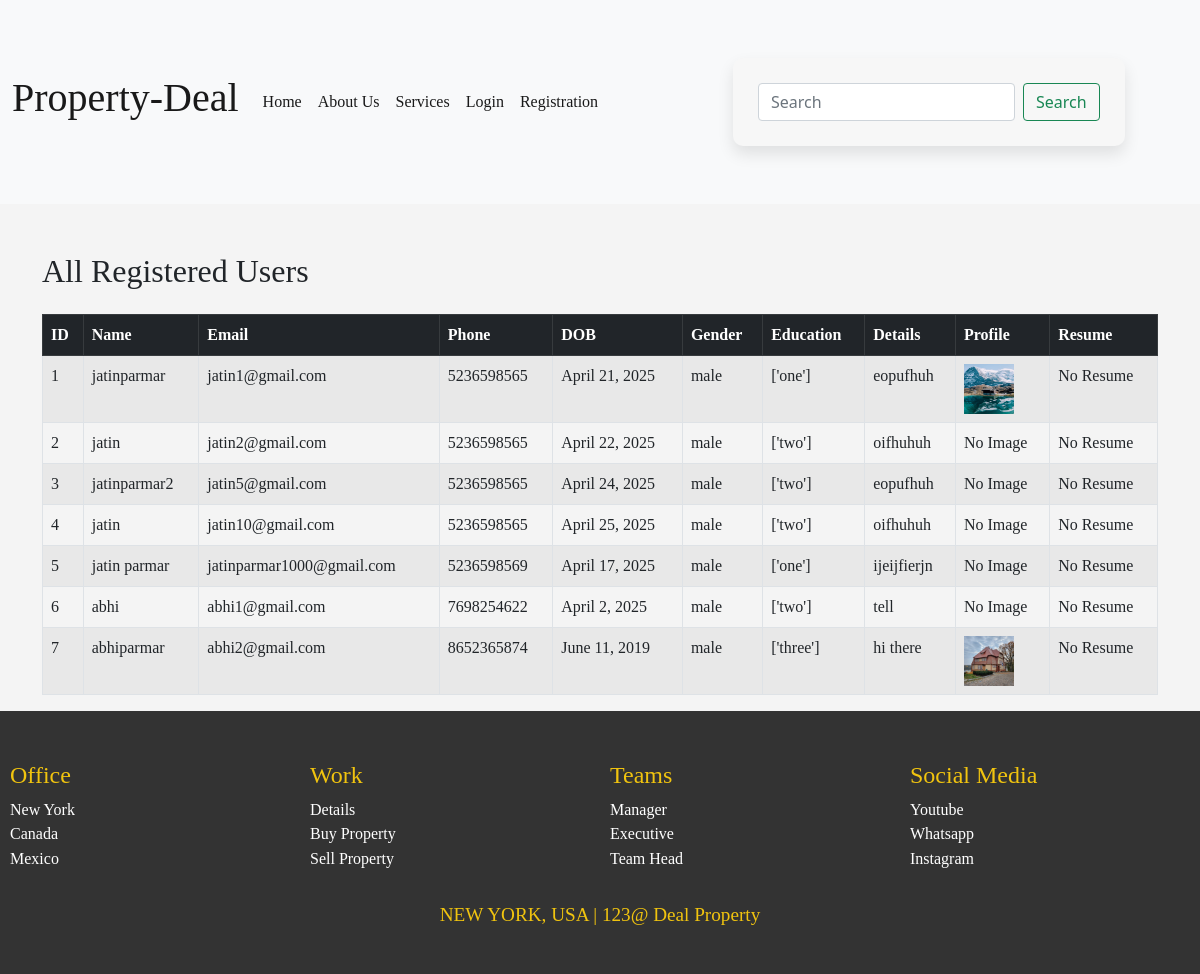
/alldata/, run on an earlier commit of the app's database.
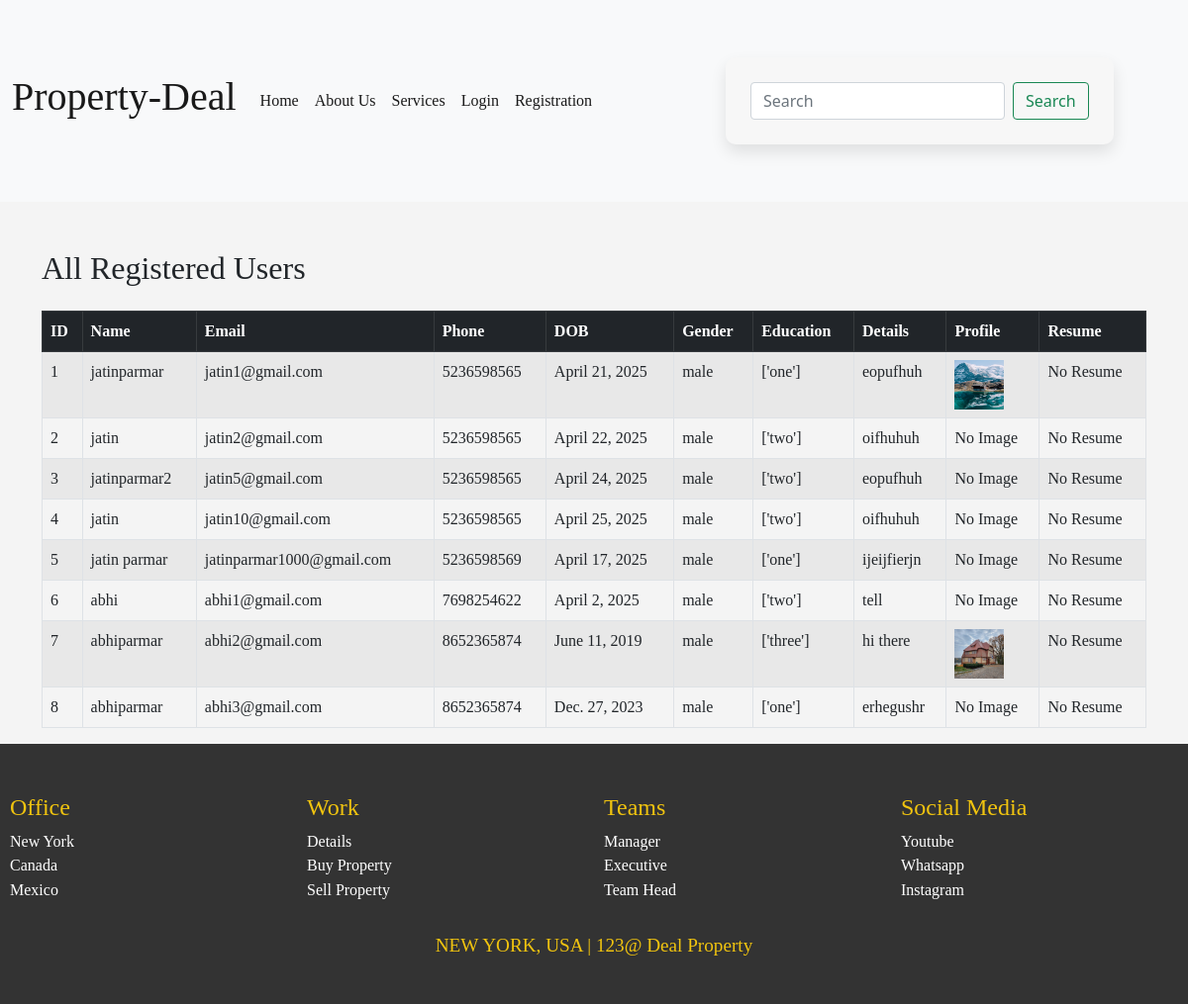
And on a later commit of the database.
### app/models.py (models this page shows)
class Students(models.Model):
    stuname     =   models.CharField(max_length=50)
    stuemial    =   models.EmailField()
    studetails  =   models.CharField(max_length=300)
    stuphone    =   models.IntegerField()
    studob      =   models.DateField()
    stuedu      =   models.CharField(max_length=50)
    stugender   =   models.CharField(max_length=50)
    stuimage    =   models.ImageField(upload_to='image/')
    sturesume   =   models.FileField(upload_to='file/')
    stupass     =   models.CharField(max_length=50)

### app/views.py (the view)
# urls.py: path('alldata/', views.alldata, name='alldata'),
def alldata(request):
    users = Students.objects.all()
    return render(request, 'alldata.html', {'users': users})

### app/templates/alldata.html (shortened to what this page needs)
{% extends "base.html" %}
{% load static %}
{% block css %}
 <link rel="stylesheet" href="{% static 'css/style.css' %}">
{% endblock %}
{% block content %}
<div class="container mt-5">
    <h2 class="mb-4">All Registered Users</h2>
    <table class="table table-striped table-bordered">
      <thead class="table-dark">
        <tr>
          <th>ID</th>
          <th>Name</th>
          <th>Email</th>
          <th>Phone</th>
          <th>DOB</th>
          <th>Gender</th>
          <th>Education</th>
          <th>Details</th>
          <th>Profile</th>
          <th>Resume</th>
        </tr>
      </thead>
      <tbody>
        {% for user in users %}
        <tr>
          <td>{{ user.id }}</td>
          <td>{{ user.stuname }}</td>
          <td>{{ user.stuemial }}</td>
          <td>{{ user.stuphone }}</td>
          <td>{{ user.studob }}</td>
          <td>{{ user.stugender }}</td>
          <td>{{ user.stuedu }}</td>
          <td>{{ user.studetails }}</td>
          <td>
            {% if user.stuimage %}
              <img src="{{ user.stuimage.url }}" width="50" height="50">
            {% else %}
              No Image
            {% endif %}
          </td>
          <td>
            {% if user.sturesume %}
              <a href="{{ user.sturesume.url }}" target="_blank">Download</a>
            {% else %}
              No Resume
            {% endif %}
          </td>
        </tr>
        {% endfor %}
      </tbody>
    </table>
  </div>
{% endblock%}

### app/templates/base.html (shortened to what this page needs)
<!doctype html>
<html lang="en">
  <head>
    <link href="https://cdn.jsdelivr.net/npm/bootstrap@5.0.2/dist/css/bootstrap.min.css" rel="stylesheet">
    {% load static %}
    {% block css %}{% endblock %}
  </head>
  <body>
    <nav class="navbar navbar-expand-lg navbar-light bg-light">
      {% if userdata %}
        <div class="container-fluid">
          <a class="navbar-brand" href="#"><h1><span>P</span>roperty-<span>D</span>eal</h1></a>
          <button class="navbar-toggler" type="button" data-bs-toggle="collapse" data-bs-target="#navbarSupportedContent" aria-controls="navbarSupportedContent" aria-expanded="false" aria-label="Toggle navigation">
            <span class="navbar-toggler-icon"></span>
          </button>
          <div class="collapse navbar-collapse" id="navbarSupportedContent">
            <ul class="navbar-nav me-auto mb-2 mb-lg-0">
              <li class="nav-item">
                <a class="nav-link active" href="{% url 'home1' pk=userdata.id %}">Home</a>
              </li>
              <li class="nav-item">
                <a class="nav-link active" href="{% url 'about1' pk=userdata.id %}">About Us</a>
              </li>
              <li class="nav-item">
                <a class="nav-link active" href="{% url 'service1' pk=userdata.id %}">Services</a>
              </li>
              <li class="nav-item">
                <a class="nav-link active" href="{% url 'home' %}">Logout</a>
              </li>
            </ul>
            <form class="d-flex">
              <input class="form-control me-2" type="search" placeholder="Search" aria-label="Search" style="height: 60px;">
              <button class="btn btn-outline-success" type="submit">Search</button>
            </form>
          </div>
        </div>
      {% else %}
        <div class="container-fluid">
          <a class="navbar-brand" href="#"><h1><span >P</span>roperty-<span>D</span>eal</h1></a>
          <div class="collapse navbar-collapse" id="navbarSupportedContent">
            <ul class="navbar-nav me-auto mb-2 mb-lg-0">
              <li class="nav-item">
                <a class="nav-link active" href="{% url 'home' %}">Home</a>
              </li>
              <li class="nav-item">
                <a class="nav-link active" href="{% url 'about' %}">About Us</a>
              </li>
              <li class="nav-item">
                <a class="nav-link active" href="{% url 'service' %}">Services</a>
              </li>
              <li class="nav-item">
                <a class="nav-link active" href="{% url 'login' %}">Login</a>
              </li>
              <li class="nav-item">
                <a class="nav-link active" href="{% url 'registration' %}">Registration</a>
              </li>
            </ul>
            <form class="d-flex">
              <input class="form-control me-2" type="search" placeholder="Search" aria-label="Search">
              <button class="btn btn-outline-success" type="submit">Search</button>
            </form>
          </div>
        </div>
      {% endif %}
    </nav>
    {% block content %}{% endblock %}
    <footer id="footer">
      <div class="footmaindiv">
        <div class="footer-section">
          <h3>Office</h3>
          <h4>New York</h4>
          <h4>Canada</h4>
          <h4>Mexico</h4>
        </div>
        <div class="footer-section">
          <h3>Work</h3>
          <h4>Details</h4>
          <h4>Buy Property</h4>
          <h4>Sell Property</h4>
        </div>
        <div class="footer-section">
          <h3>Teams</h3>
          <h4>Manager</h4>
          <h4>Executive</h4>
          <h4>Team Head</h4>
        </div>
        <div class="footer-section">
          <h3>Social Media</h3>
          <h4>Youtube</h4>
          <h4>Whatsapp</h4>
          <h4>Instagram</h4>
        </div>
      </div>
      <h1 class="footer-brand">NEW YORK, USA | 123@ Deal Property</h1>
    </footer>
  </body>
</html>

### app/static/css/style.css (style rules this page uses)
* { margin: 0%; padding: 0%; box-sizing: border-box; font-family: 'Gilroy'; }
body { overflow-x: hidden; }
*, *::before, *::after { box-sizing: border-box; }
body { font-family: Arial, sans-serif; margin: 0; padding: 0; background-color: #f4f4f4; }
#footer { background-color: #333; color: white; padding: 40px 0; font-family: Arial, sans-serif; }
.footmaindiv { display: flex; justify-content: space-around; flex-wrap: wrap; margin-bottom: 20px; }
.footer-section { flex: 1; min-width: 200px; margin: 10px; }
.footer-section h3 { font-size: 1.5rem; margin-bottom: 10px; color: #f1c40f; }
.footer-section h4 { font-size: 1rem; margin: 5px 0; }
.footer-brand { text-align: center; font-size: 1.2rem; margin-top: 20px; color: #f1c40f; }
form { max-width: 600px; margin: 50px auto; padding: 25px; background-color: #f7f7f7; border-radius: 10px; box-shadow: 0 8px 16px rgba(0, 0, 0, 0.1); font-family: 'Segoe UI', sans-serif; }

What changed in the data, as far as the page shows it:
added Students: id "8", stuname "abhiparmar", stuemial "abhi3@gmail.com", stuphone "8652365874", studob "Dec. 27, 2023", stugender "male", stuedu "['one']", studetails "erhegushr", stuimage "No Image", sturesume "No Resume"
